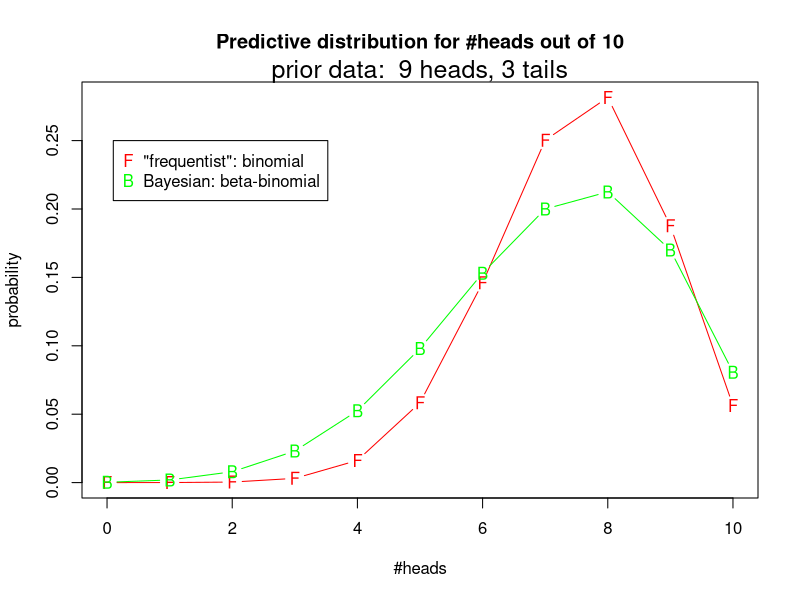

Here is the R script that generated this plot: (Note: this script raises an error after producing the figure.)
# Data
a=9;b=3
m = a/(a+b)

# future sample size
n=10;

## binomial at the mean a/(a+b)
## "estimate and plug in"
plot(0:n, dbinom(0:n, n, m), pch="F", type="b",
	ylab="probability", xlab="#heads", col="red")


### Compare to the beta-binomial
Beta = function(a, b) 
	exp(lgamma(a) + lgamma(b) - lgamma(a+b))
dbetabinomial=function(x,a,b,n){
	choose(n,x) * Beta(a+x,b+n-x) / Beta(a,b)
}

n=10;a=9+1;b=3+1
lines(0:n, dbetabinomial(0:n,a,b,n), type="b",
	col="green", lty=1, pch="B")

legend(0.1, .25, legend=
		c("\"frequentist\": binomial",
		 "Bayesian: beta-binomial"), 
		pch=c("F","B"), 
		col=c("red","green"))
title("Predictive distribution for #heads out of 10")
mtext("prior data:  9 heads, 3 tails",cex=1.5)
pngSave("betabinomial.png")